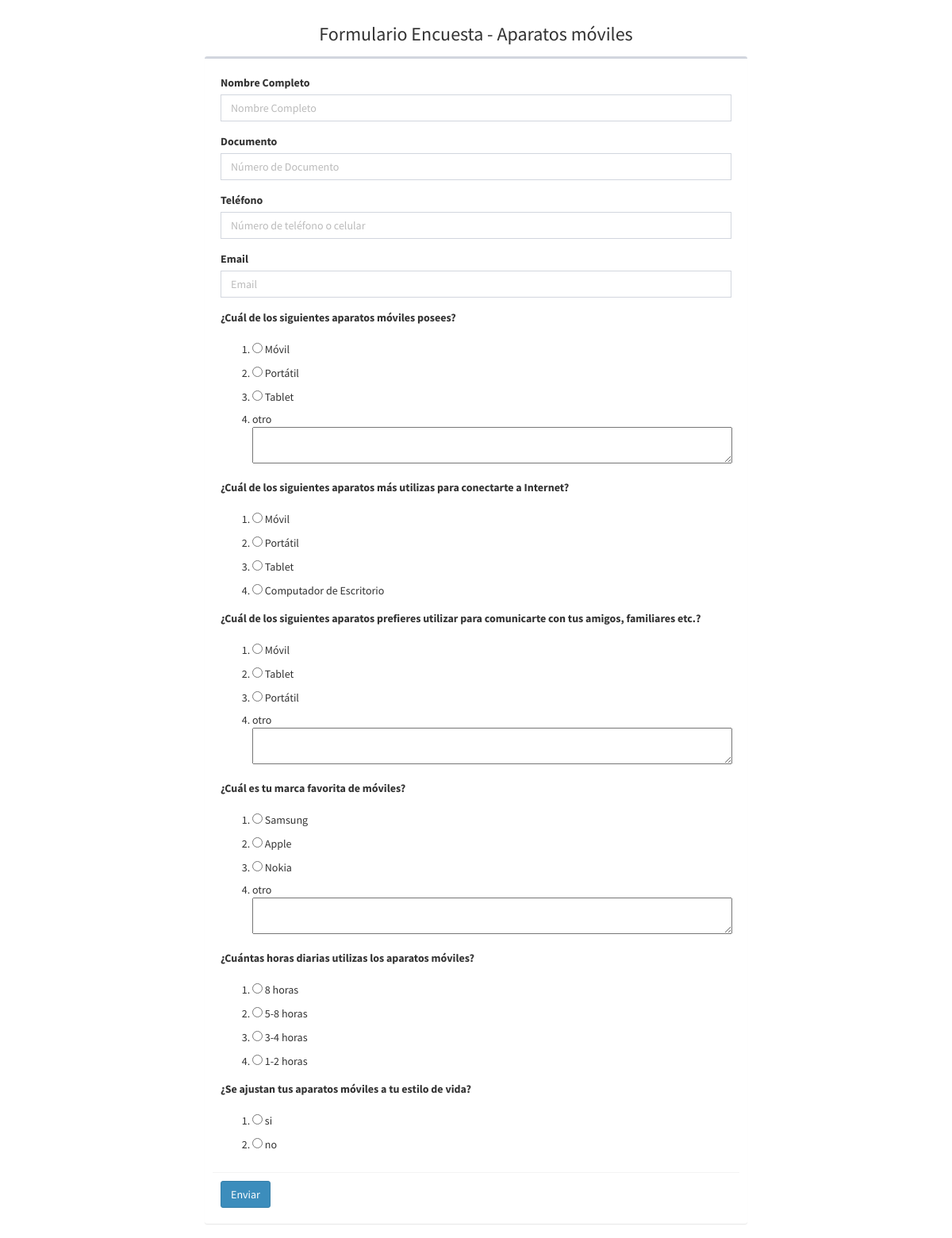
/visUsuario.php?id=1, run on the app's committed database.
### tables this page shows
CREATE TABLE `encuesta` (
  `id_encuesta` int(11) NOT NULL,
  `titulo` varchar(100) NOT NULL,
  `fecha_creacion` datetime NOT NULL,
  `creada_por` varchar(15) NOT NULL,
  `link` text
);

CREATE TABLE `pregunta` (
  `id_pregunta` int(11) NOT NULL,
  `descripcion` varchar(300) NOT NULL,
  `id_encuesta` int(11) NOT NULL
);

CREATE TABLE `pregunta_respuesta` (
  `id` int(11) NOT NULL,
  `id_pregunta` int(11) NOT NULL,
  `id_respuesta` int(11) NOT NULL,
  `id_encuesta` int(11) NOT NULL
);

CREATE TABLE `respuesta` (
  `id_respuesta` int(11) NOT NULL,
  `descripcion` varchar(150) NOT NULL,
  `id_encuesta` int(11) NOT NULL
);

### modelo/funciones_mysql.php (called while the page is built, shortened)
<?php
class Conexion {
    private $con;
    public function __construct($bd) {
        try {
            $this->con = new PDO('mysql:host=localhost;dbname=' . $bd . ';charset=utf8', 'root', '', array(
                PDO::ATTR_ERRMODE => PDO::ERRMODE_EXCEPTION,
                PDO::MYSQL_ATTR_INIT_COMMAND => "SET NAMES utf8"
            ));
            $this->con->setAttribute(PDO::ATTR_ERRMODE, PDO::ERRMODE_EXCEPTION);
        } catch (PDOException $e) {
            print "¡Error!: " . $e->getMessage() . "<br/>";
            die();
        }
    }
    public function findAll2($query){
        $this->stm = $this->con->prepare($query);
        $this->stm->execute();
        $this->rs = $this->stm->fetchAll(PDO::FETCH_OBJ);
        return $this->rs;
    }
}
?>

### visUsuario.php (the view, shortened to what this page needs)
<?php
include 'modelo/funciones_mysql.php';
$conexion = new Conexion("sondeo");
$resultado = $conexion->findAll2("SELECT * FROM pregunta WHERE id_encuesta =" . @$_GET['id']);
$consulta = "SELECT titulo FROM encuesta WHERE id_encuesta=".$_GET['id'];
$resultado2 = $conexion->findAll2($consulta);
$array = array();
$arrayPreguntas = array();
$arrayRespuestas = array();
foreach ($resultado as $key => $value) {
    $array[] = $conexion->findAll2("SELECT * FROM pregunta_respuesta p inner join respuesta r on "
            . " p.id_respuesta = r.id_respuesta WHERE id_pregunta =" . $value->id_pregunta);
}
for ($i = 0; $i < count($resultado); $i++) {
    $arrayPreguntas[] = array("id_pregunta" => $resultado[$i]->id_pregunta, "descripcion" => $resultado[$i]->descripcion, "id_encuesta" => $resultado[$i]->id_encuesta, "respuestas" => array());
}
for ($j = 0; $j < count($array); $j++) {
    for ($k = 0; $k < count($array[$j]); $k++) {
        $arrayRespuestas[] = array("id" => $array[$j][$k]->id, "id_pregunta" => $array[$j][$k]->id_pregunta, "id_respuesta" => $array[$j][$k]->id_respuesta, "desc_respuesta" => $array[$j][$k]->descripcion);
    }
}
for ($k = 0; $k < count($arrayPreguntas); $k++) {
    for ($l = 0; $l < count($arrayRespuestas); $l++) {
        if ($arrayPreguntas[$k]["id_pregunta"] == $arrayRespuestas[$l]["id_pregunta"]) {
            $arrayPreguntas[$k]["respuestas"][] = $arrayRespuestas[$l];
        }
    }
}
?>
<!DOCTYPE html>
<html>
    <head>
        <link href="bootstrap/css/bootstrap.min.css" rel="stylesheet" type="text/css" />
        <link href="plugins/maxcdn.css" rel="stylesheet" type="text/css" />
        <link href="plugins/ionicFramework.css" rel="stylesheet" type="text/css" />
        <link href="plugins/datatables/dataTables.bootstrap.css" rel="stylesheet" type="text/css" />
        <link href="dist/css/AdminLTE.min.css" rel="stylesheet" type="text/css" />
        <link href="dist/css/skins/_all-skins.min.css" rel="stylesheet" type="text/css" />
        <link href="js/notificaciones.css" rel="stylesheet" type="text/css">
        <link href="plugins/iCheck/all.css" rel="stylesheet" type="text/css" />
    </head>
    <body class="lockscreen">
        <div class="lockscreen">
             <div class="wrapper">
            <div class="content">
                <section class="content-header">
                    <?php foreach ($resultado2 as $valor2) { ?>
                    <h1 style="text-align: center !important">
                        Formulario Encuesta - <?php echo $valor2->titulo;?>
                    </h1>
                    <?php }?>
                </section>
                <section class="content">
                    <div class="box" style = "width: 60%;margin-left: 20%;">
                        <div class="box-body">
                            <form role="form" id="form_encuesta" style="border-color: graytext !important">
                                <div class="box-body" >
                                    <div class="form-group">
                                        <label for="nombre">Nombre Completo</label>
                                        <input type="text" class="form-control" placeholder="Nombre Completo" id="nombre" name="nombre">
                                    </div>
                                    <div class="form-group">
                                        <label for="documento">Documento</label>
                                        <input type="text" class="form-control"  placeholder="Número de Documento" id="documento" name="documento">
                                    </div>
                                     <div class="form-group">
                                        <label for="telefono">Teléfono</label>
                                        <input type="text" class="form-control"  placeholder="Número de teléfono o celular" id="telefono" name="telefono">
                                    </div>
                                    <div class="form-group">
                                        <label for="email">Email</label>
                                        <input type="text" class="form-control"  placeholder="Email" id="email" name="email">
                                    </div>
                                    <?php
                                    foreach ($arrayPreguntas as $valor) {
                                        ?>
                                        <label id="pregunta_<?php echo $valor["id_pregunta"]; ?>"><?php echo $valor["descripcion"] ?></label><br><br>
                                        <ol>
                                            <?php
                                            foreach ($valor["respuestas"] as $respuestas) {
                                                ?>
                                                <li>
                                                    <div class="form-group" style="margin-top: -7px;">
                                                        <?php
                                                        if (strcmp($respuestas["desc_respuesta"], "otro") == 0) {
                                                            echo $respuestas["desc_respuesta"];
                                                            ?>
                                                            <br> <textarea data-opcion="TA" data-idrespuesta="<?php echo $respuestas["id"]; ?>" type="textarea" name="pregunta_<?php echo $valor['id_pregunta']; ?>" cols="80" id="otro_<?php echo $valor['id_pregunta']; ?>" onclick="clearoptions(<?php echo $valor['id_pregunta']; ?>);addPreguntaRespuesta(<?php echo $valor['id_pregunta']; ?>,<?php echo $respuestas["id"]; ?>, 'TA', 'otro_<?php echo $valor['id_pregunta']; ?>')"></textarea>
                                                        <?php } else { ?>
                                                            <input type="radio"
                                                                   name="pregunta<?php echo $valor['id_pregunta']; ?>"
                                                                   value="<?php echo $respuestas["id"]; ?>" data-opcion="RB" data-idrespuesta="<?php echo $respuestas["id"]; ?>" class="flat-red" id="<?php echo $valor['id_pregunta']; ?>" onclick="addPreguntaRespuesta(<?php echo $valor['id_pregunta']; ?>,<?php echo $respuestas["id"]; ?>, 'RB','')" style="cursor:pointer"/>
                                                        <?php echo $respuestas["desc_respuesta"];
                                                            }
                                                        ?>
                                                    </div>
                                                </li>
                                            <?php } ?>
                                        </ol>
                                        <?php
                                    } ?>
                                </div>
                                <div class="box-footer">
                                    <input type="button" data-id="<?php echo $_GET['id'] ?>" class="btn btn-primary" value="Enviar" id="btn_enviar">
                                </div>
                            </form>
                        </div>
                    </div>
                </section>
            </div>
        </div>
        </div>
    </body>
</html>

### data on the page
encuesta: titulo "Aparatos móviles"
pregunta: descripcion "¿Cuál de los siguientes aparatos móviles posees?", desc_respuesta "Móvil", desc_respuesta "Portátil", desc_respuesta "Tablet", desc_respuesta "otro"
pregunta: descripcion "¿Cuál de los siguientes aparatos más utilizas para conectarte a Internet?"
pregunta_respuesta: id_respuesta.descripcion "Móvil"
pregunta_respuesta: id_respuesta.descripcion "Portátil"
pregunta_respuesta: id_respuesta.descripcion "Tablet"
pregunta_respuesta: id_respuesta.descripcion "Computador de Escritorio"
pregunta: descripcion "¿Cuál de los siguientes aparatos prefieres utilizar para comunicarte con tus amigos, familiares etc.?"
pregunta_respuesta: id_respuesta.descripcion "Móvil"
pregunta_respuesta: id_respuesta.descripcion "Tablet"
pregunta_respuesta: id_respuesta.descripcion "Portátil"
pregunta_respuesta: id_respuesta.descripcion "otro"
pregunta: descripcion "¿Cuál es tu marca favorita de móviles?"
pregunta_respuesta: id_respuesta.descripcion "Samsung"
pregunta_respuesta: id_respuesta.descripcion "Apple"
pregunta_respuesta: id_respuesta.descripcion "Nokia"
pregunta_respuesta: id_respuesta.descripcion "otro"
pregunta: descripcion "¿Cuántas horas diarias utilizas los aparatos móviles?"
pregunta_respuesta: id_respuesta.descripcion "8 horas"
pregunta_respuesta: id_respuesta.descripcion "5-8 horas"
pregunta_respuesta: id_respuesta.descripcion "3-4 horas"
pregunta_respuesta: id_respuesta.descripcion "1-2 horas"
pregunta: descripcion "¿Se ajustan tus aparatos móviles a tu estilo de vida?"
pregunta_respuesta: id_respuesta.descripcion "si"
pregunta_respuesta: id_respuesta.descripcion "no"
